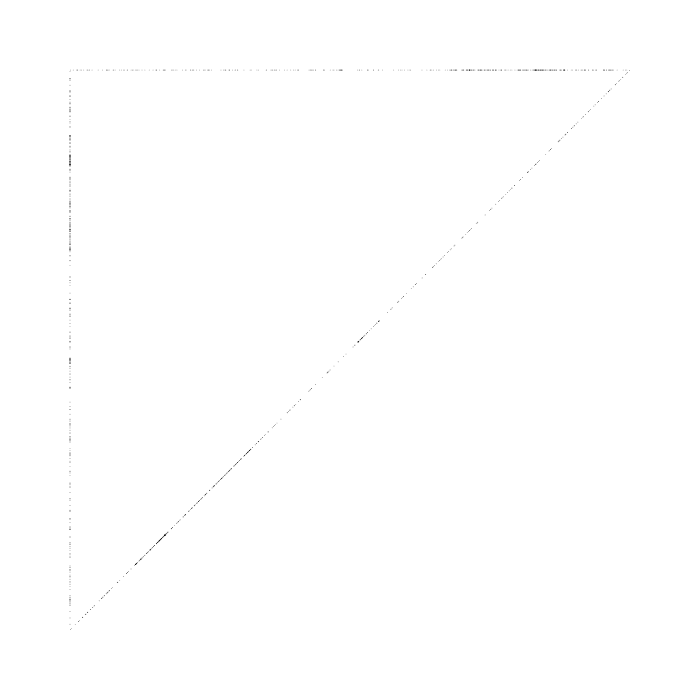
Frame 1 (no input)
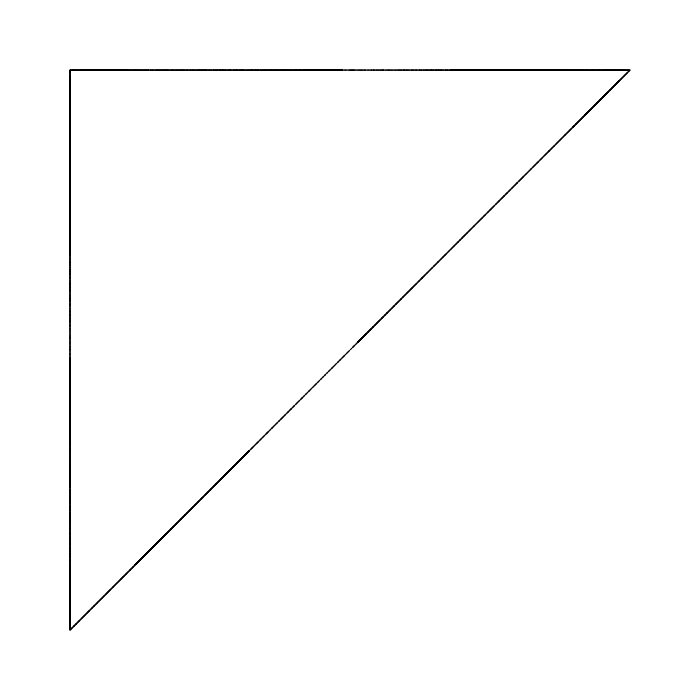
Frame 60 (no input)
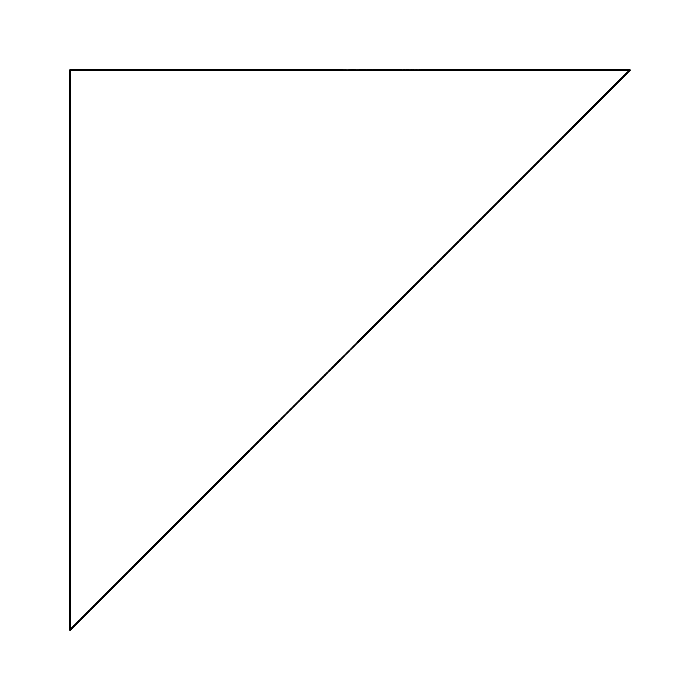
Frame 120 (the mouse pressed at the canvas centre since frame 60)

The p5.js sketch that drew these frames (run headless with seeded random() and noise() and a simulated clock; from frame 60 on, the mouse is pressed at the canvas centre):

// p5.js sketch
// ── sketch.js
/* 
Copyright 2023 Stevan Dedovic

Permission is hereby granted, free of charge, to any person obtaining a copy of this software and associated documentation files (the “Software”), to deal in the Software without restriction, including without limitation the rights to use, copy, modify, merge, publish, distribute, sublicense, and/or sell copies of the Software, and to permit persons to whom the Software is furnished to do so, subject to the following conditions:

The above copyright notice and this permission notice shall be included in all copies or substantial portions of the Software.

THE SOFTWARE IS PROVIDED “AS IS”, WITHOUT WARRANTY OF ANY KIND, EXPRESS OR IMPLIED, INCLUDING BUT NOT LIMITED TO THE WARRANTIES OF MERCHANTABILITY, FITNESS FOR A PARTICULAR PURPOSE AND NONINFRINGEMENT. IN NO EVENT SHALL THE AUTHORS OR COPYRIGHT HOLDERS BE LIABLE FOR ANY CLAIM, DAMAGES OR OTHER LIABILITY, WHETHER IN AN ACTION OF CONTRACT, TORT OR OTHERWISE, ARISING FROM, OUT OF OR IN CONNECTION WITH THE SOFTWARE OR THE USE OR OTHER DEALINGS IN THE SOFTWARE.
*/

// coordinate => number         => 1, 2, 3, -5, 1.2, -9.3
// point      => 2-list coords  => [0, 0], [-3, 2.3]
// triangle   => 3-list point   => [[0, 0], [2, -2], [1.5, 6]]

const defaultTri = [[0.1, 0.1], [0.1, 0.9], [0.9, 0.1]];
const black = [0, 0, 0];
const white = [0, 0, 100];

const colorPalette = [
  [322, 63, 100],
  [2, 79, 41],
  [54, 38, 100],
  [107, 46, 31]
];

function setup() {
  colorMode(HSB, 360, 100, 100, 1.0);
  createCanvas(700, 700);
  
  background.apply(null, white);
}

// Converts the normalised canvas coordinate [0, 1] to pixel coord [0, width]
function w(val) {
  return val * width;
}

// Converts the normalised canvas coordinate [0, 1] to pixel coord [0, width]
function h(val) {
  return val * height;
}

// Return whether or not two floats are equal (enough)
function equalf(a, b) {
  return Math.abs(a - b) < Number.EPSILON;
}

// takes in a triangle, returns two new triangles by subdividing the original
function subdivide(tri) {
  const [[ax, ay], [bx, by], [cx, cy]] = tri;
  // step 1 - find the lengths of the sides
  const lenAB = dist(ax, ay, bx, by);
  const lenBC = dist(bx, by, cx, cy);
  const lenCA = dist(cx, cy, ax, ay);
  
  // step 2 - find the longest side
  const lenLongest = Math.max(lenAB, lenBC, lenCA);
  
  // Helper Function
  // Subdivide the triangle ABC along side AB
  // Returns two new triangles.
  const subdivideAB = (a, b, c) => {
    const [ax, ay] = a;
    const [bx, by] = b;
    
    const r = randomGaussian(0.5, 0.08);
    const mx = lerp(ax, bx, r);
    const my = lerp(ay, by, r);
    const p = [mx, my];
    
    return [
      [p, a, c],
      [p, b, c]
    ];
  }
  
  // step 3 - split tri into two along longest side
  const [a, b, c] = tri;
  if (equalf(lenAB, lenLongest)) {
    return subdivideAB(a, b, c);
  }
  if (equalf(lenBC, lenLongest)) {
    return subdivideAB(b, c, a);
  }
  if (equalf(lenCA, lenLongest)) {
    return subdivideAB(c, a, b);
  }
}

function offset(tri, amount) {
  const [[x1, y1], [x2, y2], [x3, y3]] = tri;
  
  // find the centroid
  const cx = (x1 + x2 + x3) / 3;
  const cy = (y1 + y2 + y3) / 3;
  
  const lenLongest = Math.max(
    dist(x1, y1, cx, cy),
    dist(x2, y2, cx, cy),
    dist(x3, y3, cx, cy)
  );
  
  const moveToward = (px, py, tx, ty) => {
    const theta = atan2(ty - py, tx - px);
    
    const len = dist(px, py, tx, ty);
    const scaleFactor = len / lenLongest;
    
    return [
      px + amount * scaleFactor * cos(theta),
      py + amount * scaleFactor * sin(theta)
    ];
  };
  
  return [
    moveToward(x1, y1, cx, cy),
    moveToward(x2, y2, cx, cy),
    moveToward(x3, y3, cx, cy),
  ];
}

function fmod(x, y) {
  return x - (Math.floor(x / y) * y);
}

const density = 500;
const rez = 0.001;
function paintLine(a, b) {
  const [x1, y1] = a;
  const [x2, y2] = b;
  const len = dist(x1, y1, x2, y2);
  
  if (len < 0.007) {
    return;
  }
  
  const numGrains = len * density;
  for(let i = 0; i < numGrains; i++) {
    const r = random() + frameCount * 0.01;
    const n = fmod(noise(x1 * rez, y1 * rez, r) * 30, 1.0);
    
    const px = lerp(x1, x2, n);
    const py = lerp(y1, y2, n);
    
    point(w(px), h(py));
  }
}

let toDraw = [defaultTri];
let shouldDraw = true;

function draw() {
  // background(0, 0, 90);
  strokeWeight(w(0.001));
  
  noFill();
  
  if (keyIsDown(74)) { // "j"
    toDraw = toDraw.map(tri => offset(tri, 0.001));
  }
  if (keyIsDown(75)) { // "k"
    toDraw = toDraw.map(tri => offset(tri, -0.001));
  }
  
  if (shouldDraw) {
    for(tri of toDraw) {
      const [a, b, c] = tri;
      paintLine(a, b);
      paintLine(b, c);
      paintLine(c, a);
    }
  }
}

function keyPressed() {
  // "0"
  if (keyCode == 48) {
    stroke.apply(null, [...black, 0.1]);
  }
  
  // "1" - "9"
  if (keyCode >= 49 && keyCode <= 57) {
    const idx = Math.min(keyCode - 49, colorPalette.length - 1);
    const currentColor = [...colorPalette[idx], 0.1];
    stroke.apply(null, currentColor);
  }
  
  if (key === 's') {
    toDraw = toDraw.flatMap(subdivide);
  }
  
  if (key === 'd') {
    shouldDraw = !shouldDraw;
  }
  
  // RESET
  if (key === 'r') {
    shouldDraw = true;
    toDraw = [defaultTri];
    background(0, 0, 100);
    stroke.apply(null, [...black, 0.1]);
  }
}
